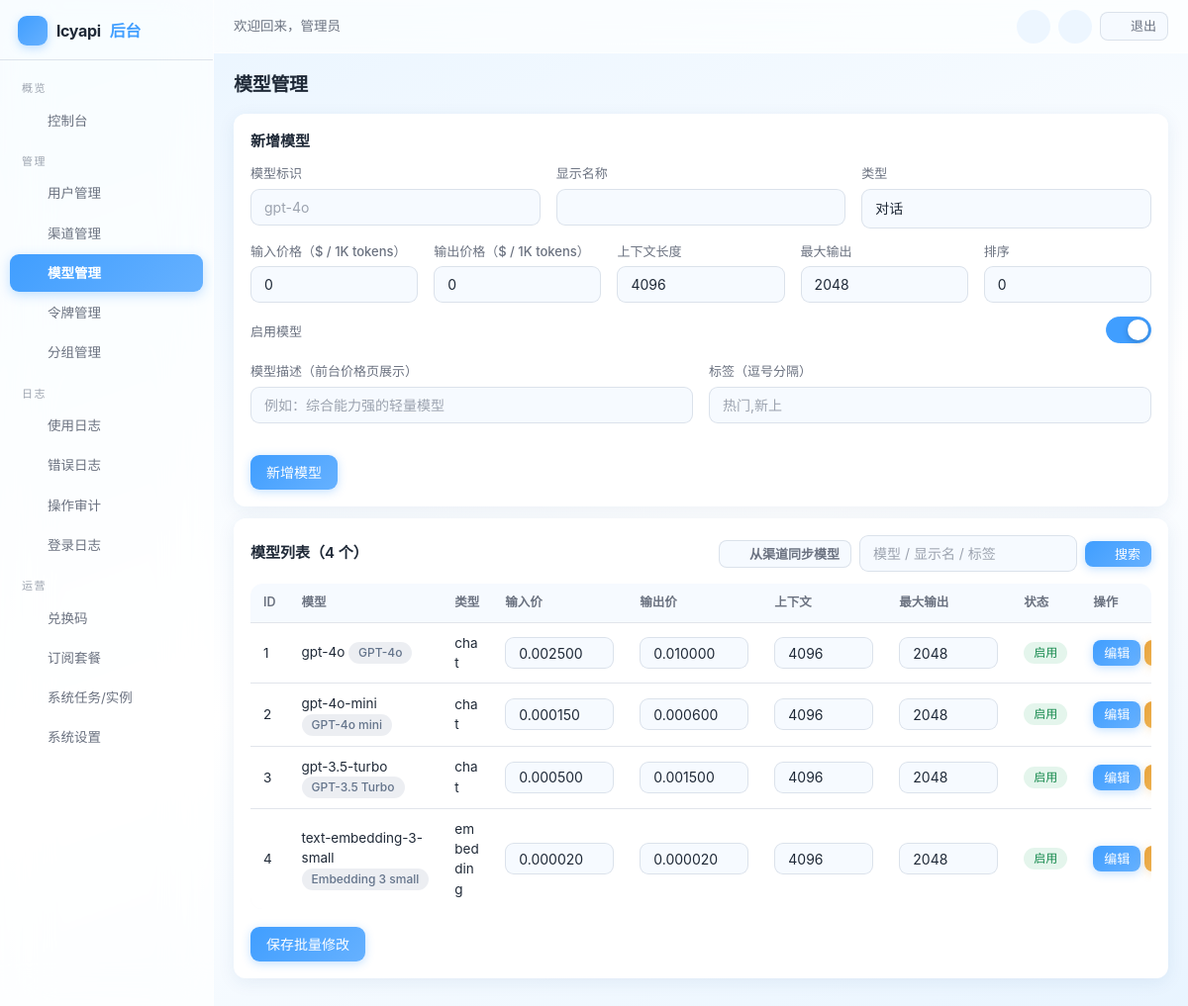
Page /admin/models/index.php (signed in) on the committed database.
### tables this page shows
CREATE TABLE IF NOT EXISTS settings (
    `key` VARCHAR(50) NOT NULL PRIMARY KEY,
    value TEXT DEFAULT NULL,
    type VARCHAR(20) NOT NULL DEFAULT 'string',
    description VARCHAR(255) DEFAULT NULL,
    updated_at DATETIME NOT NULL DEFAULT CURRENT_TIMESTAMP ON UPDATE CURRENT_TIMESTAMP
);

CREATE TABLE IF NOT EXISTS users (
    id INT UNSIGNED AUTO_INCREMENT PRIMARY KEY,
    checkin_streak INT UNSIGNED NOT NULL DEFAULT 0 COMMENT '连续签到天数',
    username VARCHAR(50) NOT NULL,
    email VARCHAR(100) DEFAULT NULL,
    email_verified TINYINT NOT NULL DEFAULT 0 COMMENT '邮箱已验证',
    password VARCHAR(255) NOT NULL,
    nickname VARCHAR(50) DEFAULT NULL,
    avatar VARCHAR(255) DEFAULT NULL,
    role ENUM('admin','user') NOT NULL DEFAULT 'user',
    quota DECIMAL(14,6) NOT NULL DEFAULT 0.000000,
    used_quota DECIMAL(14,6) NOT NULL DEFAULT 0.000000,
    total_quota DECIMAL(14,6) NOT NULL DEFAULT 0.000000,
    status TINYINT NOT NULL DEFAULT 1,
    totp_secret VARCHAR(64) DEFAULT NULL COMMENT 'TOTP 密钥(Base32)',
    totp_enabled TINYINT NOT NULL DEFAULT 0 COMMENT '已开启2FA',
    backup_codes TEXT DEFAULT NULL COMMENT '2FA备份码(哈希JSON)',
    api_count INT UNSIGNED NOT NULL DEFAULT 0,
    aff_code VARCHAR(16) DEFAULT NULL COMMENT '我的邀请码',
    aff_by INT UNSIGNED DEFAULT NULL COMMENT '邀请人用户ID',
    aff_quota DECIMAL(14,6) NOT NULL DEFAULT 0.000000 COMMENT '待转入的邀请收益',
    aff_history_quota DECIMAL(14,6) NOT NULL DEFAULT 0.000000 COMMENT '累计邀请收益',
    `group` VARCHAR(32) NOT NULL DEFAULT 'default' COMMENT '用户分组',
    last_login_at DATETIME DEFAULT NULL,
    last_login_ip VARCHAR(45) DEFAULT NULL,
    created_at DATETIME NOT NULL DEFAULT CURRENT_TIMESTAMP,
    updated_at DATETIME NOT NULL DEFAULT CURRENT_TIMESTAMP ON UPDATE CURRENT_TIMESTAMP,
    UNIQUE KEY uk_username (username),
    UNIQUE KEY uk_email (email),
    UNIQUE KEY uk_aff_code (aff_code),
    KEY idx_status (status),
    KEY idx_aff_by (aff_by)
);

CREATE TABLE IF NOT EXISTS models (
    id INT UNSIGNED AUTO_INCREMENT PRIMARY KEY,
    name VARCHAR(100) NOT NULL,
    display_name VARCHAR(100) DEFAULT NULL,
    description TEXT DEFAULT NULL COMMENT '模型描述',
    tags VARCHAR(255) DEFAULT NULL COMMENT '标签，逗号分隔',
    input_price DECIMAL(10,6) NOT NULL DEFAULT 0.000000,
    output_price DECIMAL(10,6) NOT NULL DEFAULT 0.000000,
    context_length INT UNSIGNED NOT NULL DEFAULT 4096,
    max_output INT UNSIGNED NOT NULL DEFAULT 2048,
    type ENUM('chat','completion','embedding','image','audio') NOT NULL DEFAULT 'chat',
    enabled TINYINT NOT NULL DEFAULT 1,
    sort INT NOT NULL DEFAULT 0,
    created_at DATETIME NOT NULL DEFAULT CURRENT_TIMESTAMP,
    updated_at DATETIME NOT NULL DEFAULT CURRENT_TIMESTAMP ON UPDATE CURRENT_TIMESTAMP,
    UNIQUE KEY uk_name (name),
    KEY idx_enabled (enabled),
    KEY idx_type (type)
);

### admin/models/index.php (the view, shortened to what the rows shown need)
<?php
require dirname(__DIR__, 2) . '/includes/bootstrap.php';
$models = Model::all();
?>
<?php require dirname(__DIR__) . '/templates/header.php'; ?>
<div class="card">
    <form method="post" action="<?php echo base_url('admin/models/index.php'); ?>" id="batchPriceForm">
        <table class="table">
            <thead>
                <tr><th>ID</th><th>模型</th><th>类型</th><th>输入价</th><th>输出价</th><th>上下文</th><th>最大输出</th><th>状态</th><th>操作</th></tr>
            </thead>
            <tbody>
            <?php foreach ($models as $model) : ?>
                <tr>
                    <td><?php echo $model['id']; ?></td>
                    <td><?php echo e($model['name']); ?><?php if ($model['display_name']) : ?> <span class="badge badge-gray"><?php echo e($model['display_name']); ?></span><?php endif; ?></td>
                    <td><?php echo e($model['type']); ?></td>
                    <td><input type="number" step="0.000001" min="0" name="input_price[<?php echo (int)$model['id']; ?>]" class="form-control" style="width:110px; height:32px;" value="<?php echo e($model['input_price']); ?>"></td>
                    <td><input type="number" step="0.000001" min="0" name="output_price[<?php echo (int)$model['id']; ?>]" class="form-control" style="width:110px; height:32px;" value="<?php echo e($model['output_price']); ?>"></td>
                    <td><input type="number" min="1" name="context_length[<?php echo (int)$model['id']; ?>]" class="form-control" style="width:100px; height:32px;" value="<?php echo (int)$model['context_length']; ?>"></td>
                    <td><input type="number" min="1" name="max_output[<?php echo (int)$model['id']; ?>]" class="form-control" style="width:100px; height:32px;" value="<?php echo (int)$model['max_output']; ?>"></td>
                    <td><?php echo $model['enabled'] ? '<span class="badge badge-green">启用</span>' : '<span class="badge badge-gray">停用</span>'; ?></td>
                    <td style="white-space:nowrap;">
                        <a class="btn btn-sm" href="<?php echo base_url('admin/models/index.php?edit=' . $model['id']); ?>">编辑</a>
                        <form method="post" style="display:inline-block; margin-right:4px;">
                            <button type="submit" name="action" value="toggle" class="btn btn-sm btn-warning"><?php echo $model['enabled'] ? '停用' : '启用'; ?></button>
                        </form>
                    </td>
                </tr>
            <?php endforeach; ?>
            </tbody>
        </table>
    </form>
</div>
<?php require dirname(__DIR__) . '/templates/footer.php'; ?>

### admin/templates/header.php (shortened to what the rows shown need)
<?php
Admin::requireAdmin();
$adminUser = Auth::user();
$requestPath = isset($_SERVER['REQUEST_URI']) ? parse_url($_SERVER['REQUEST_URI'], PHP_URL_PATH) : '';
function admin_nav($needle, $requestPath)
{
    return strpos($requestPath, $needle) !== false ? 'active' : '';
}
?>
<!DOCTYPE html>
<html lang="zh-CN">
<head>
<link rel="stylesheet" href="<?php echo base_url('assets/css/common.css'); ?>">
<link rel="stylesheet" href="<?php echo base_url('assets/css/admin.css'); ?>">
</head>
<body>
<div class="admin-layout">
    <aside class="admin-sidebar" id="adminSidebar">
        <div class="brand">
            <span class="brand-logo"><?php echo svg_icon('zap'); ?></span>
            <?php echo e(setting('site_name', config('site.name'))); ?><span>后台</span>
        </div>
        <nav class="menu">
            <div class="group-title">概览</div>
            <a class="<?php echo admin_nav('/admin/index.php', $requestPath); ?>" href="<?php echo base_url('admin/index.php'); ?>"><?php echo svg_icon('home'); ?>控制台</a>
            <div class="group-title">管理</div>
            <a class="<?php echo admin_nav('/admin/users/', $requestPath); ?>" href="<?php echo base_url('admin/users/index.php'); ?>"><?php echo svg_icon('users'); ?>用户管理</a>
            <a class="<?php echo admin_nav('/admin/channels/', $requestPath); ?>" href="<?php echo base_url('admin/channels/index.php'); ?>"><?php echo svg_icon('channel'); ?>渠道管理</a>
            <a class="<?php echo admin_nav('/admin/models/', $requestPath); ?>" href="<?php echo base_url('admin/models/index.php'); ?>"><?php echo svg_icon('cpu'); ?>模型管理</a>
            <a class="<?php echo admin_nav('/admin/tokens/', $requestPath); ?>" href="<?php echo base_url('admin/tokens/index.php'); ?>"><?php echo svg_icon('key'); ?>令牌管理</a>
            <a class="<?php echo admin_nav('/admin/groups/', $requestPath); ?>" href="<?php echo base_url('admin/groups/index.php'); ?>"><?php echo svg_icon('ratio'); ?>分组管理</a>
            <div class="group-title">日志</div>
            <a class="<?php echo admin_nav('/admin/logs/', $requestPath); ?>" href="<?php echo base_url('admin/logs/index.php'); ?>"><?php echo svg_icon('list'); ?>使用日志</a>
            <a class="<?php echo admin_nav('/admin/errors/', $requestPath); ?>" href="<?php echo base_url('admin/errors/index.php'); ?>"><?php echo svg_icon('alert'); ?>错误日志</a>
            <a class="<?php echo admin_nav('/admin/audit/', $requestPath); ?>" href="<?php echo base_url('admin/audit/index.php'); ?>"><?php echo svg_icon('shield'); ?>操作审计</a>
            <a class="<?php echo admin_nav('/admin/login-logs/', $requestPath); ?>" href="<?php echo base_url('admin/login-logs/index.php'); ?>"><?php echo svg_icon('check'); ?>登录日志</a>
            <div class="group-title">运营</div>
            <a class="<?php echo admin_nav('/admin/codes/', $requestPath); ?>" href="<?php echo base_url('admin/codes/index.php'); ?>"><?php echo svg_icon('gift'); ?>兑换码</a>
            <a class="<?php echo admin_nav('/admin/subscriptions/', $requestPath); ?>" href="<?php echo base_url('admin/subscriptions/index.php'); ?>"><?php echo svg_icon('crown'); ?>订阅套餐</a>
            <a class="<?php echo admin_nav('/admin/system/', $requestPath); ?>" href="<?php echo base_url('admin/system/index.php'); ?>"><?php echo svg_icon('server'); ?>系统任务/实例</a>
            <a class="<?php echo admin_nav('/admin/settings/', $requestPath); ?>" href="<?php echo base_url('admin/settings/index.php'); ?>"><?php echo svg_icon('settings'); ?>系统设置</a>
        </nav>
    </aside>
    <div class="admin-main">
        <div class="admin-topbar">
            <div class="topbar-left">
                <span class="greeting">欢迎回来，<?php echo e($adminUser['nickname'] ?: $adminUser['username']); ?></span>
            </div>
        </div>
        <div class="admin-content">

### rows in the picture
settings: value "lcyapi"
users: nickname "管理员"
models: id "1", name "gpt-4o", display_name "GPT-4o", type "chat", input_price "0.002500", output_price "0.010000", context_length "4096", max_output "2048", enabled "启用"
models: id "2", name "gpt-4o-mini", display_name "GPT-4o mini", type "chat", input_price "0.000150", output_price "0.000600", context_length "4096", max_output "2048", enabled "启用"
models: id "3", name "gpt-3.5-turbo", display_name "GPT-3.5 Turbo", type "chat", input_price "0.000500", output_price "0.001500", context_length "4096", max_output "2048", enabled "启用"
models: id "4", name "text-embedding-3-small", display_name "Embedding 3 small", type "embedding", input_price "0.000020", output_price "0.000020", context_length "4096", max_output "2048", enabled "启用"

### other values in the picture
$pageTitle "模型管理"
count($models) "4"
form field type "对话"
